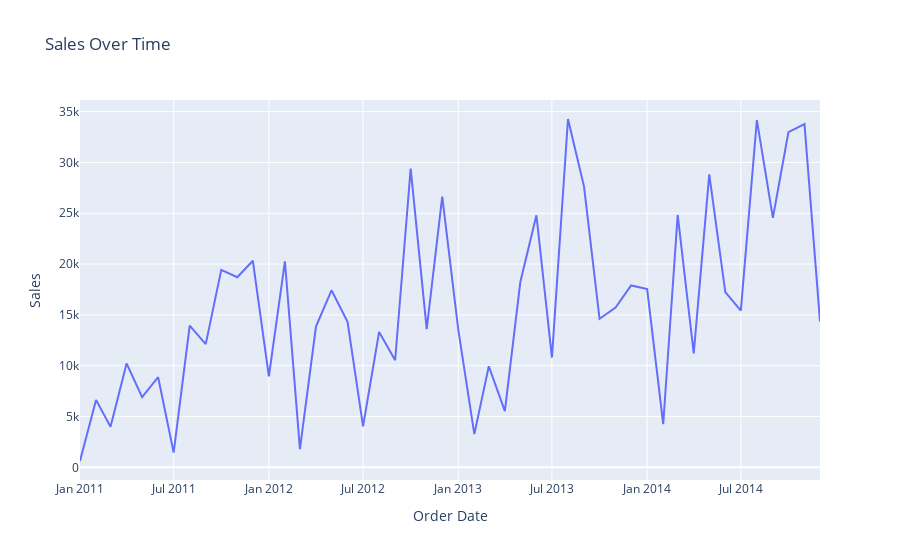
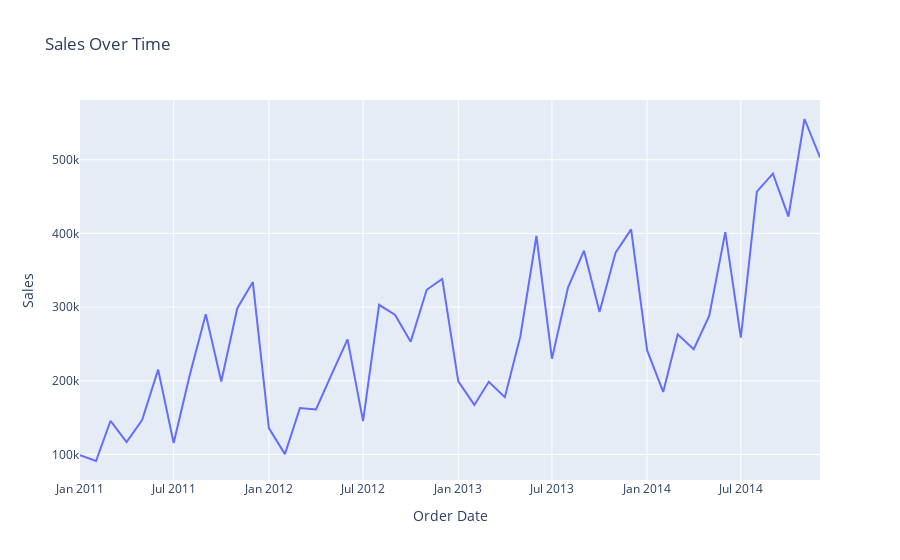

Notebook source saved alongside these figures, in order:
### Code cell
# Function to update KPIs and visualizations based on selected region
def update_dashboard(region):
    if region != 'All':
        filtered_df = df[df['Region'] == region]
    else:
        filtered_df = df

    # Display KPIs
    display_kpis(filtered_df)

    # Sales by Category
    category_sales = filtered_df.groupby('Category')['Sales'].sum().reset_index()
    fig_category = px.bar(category_sales, x='Category', y='Sales', title='Sales by Category')
    fig_category.show()

    # Sales over Time
    sales_over_time = filtered_df.groupby(filtered_df['Order Date'].dt.to_period('M'))['Sales'].sum().reset_index()
    sales_over_time['Order Date'] = sales_over_time['Order Date'].dt.to_timestamp()
    
    fig_time = px.line(sales_over_time, x='Order Date', y='Sales', title='Sales Over Time')
    fig_time.show()

    # Scatter Plot for Sales by Country
    fig_map = px.scatter_geo(filtered_df, 
                             locations="Country", 
                             size="Sales", 
                             hover_name="City",
                             title='Sales by Country',
                             projection="natural earth")
    fig_map.show()

# Display the dropdown and link it to the update function
widgets.interactive(update_dashboard, region=region_dropdown)

### Figure 1 — Plotly figure (JSON) as saved in the notebook; plotly's stock layout.template omitted (floating-point values rounded to 4 significant figures)
{"data": [{"hovertemplate": "Order Date=%{x}<br>Sales=%{y}<extra></extra>", "legendgroup": "", "line": {"color": "#636efa", "dash": "solid"}, "marker": {"symbol": "circle"}, "mode": "lines", "name": "", "orientation": "v", "showlegend": false, "type": "scatter", "x": ["2011-01-01T00:00:00", "2011-02-01T00:00:00", "2011-03-01T00:00:00", "2011-04-01T00:00:00", "2011-05-01T00:00:00", "2011-06-01T00:00:00", "2011-07-01T00:00:00", "2011-08-01T00:00:00", "2011-09-01T00:00:00", "2011-10-01T00:00:00", "2011-11-01T00:00:00", "2011-12-01T00:00:00", "2012-01-01T00:00:00", "2012-02-01T00:00:00", "2012-03-01T00:00:00", "2012-04-01T00:00:00", "2012-05-01T00:00:00", "2012-06-01T00:00:00", "2012-07-01T00:00:00", "2012-08-01T00:00:00", "2012-09-01T00:00:00", "2012-10-01T00:00:00", "2012-11-01T00:00:00", "2012-12-01T00:00:00", "2013-01-01T00:00:00", "2013-02-01T00:00:00", "2013-03-01T00:00:00", "2013-04-01T00:00:00", "2013-05-01T00:00:00", "2013-06-01T00:00:00", "2013-07-01T00:00:00", "2013-08-01T00:00:00", "2013-09-01T00:00:00", "2013-10-01T00:00:00", "2013-11-01T00:00:00", "2013-12-01T00:00:00", "2014-01-01T00:00:00", "2014-02-01T00:00:00", "2014-03-01T00:00:00", "2014-04-01T00:00:00", "2014-05-01T00:00:00", "2014-06-01T00:00:00", "2014-07-01T00:00:00", "2014-08-01T00:00:00", "2014-09-01T00:00:00", "2014-10-01T00:00:00", "2014-11-01T00:00:00", "2014-12-01T00:00:00"], "xaxis": "x", "y": [622.7, 6635.0, 3993.0, 10230.0, 6902.0, 8867.0, 1450.0, 13950.0, 12120.0, 19430.0, 18710.0, 20330.0, 8954.0, 20270.0, 1793.0, 13850.0, 17420.0, 14320.0, 4029.0, 13310.0, 10540.0, 29400.0, 13590.0, 26650.0, 13540.0, 3267.0, 9950.0, 5525.0, 18270.0, 24810.0, 10800.0, 34280.0, 27630.0, 14620.0, 15730.0, 17900.0, 17540.0, 4241.0, 24830.0, 11210.0, 28820.0, 17240.0, 15420.0, 34170.0, 24560.0, 32990.0, 33770.0, 14360.0], "yaxis": "y"}], "layout": {"legend": {"tracegroupgap": 0}, "title": {"text": "Sales Over Time"}, "xaxis": {"anchor": "y", "domain": [0, 1], "title": {"text": "Order Date"}}, "yaxis": {"anchor": "x", "domain": [0, 1], "title": {"text": "Sales"}}}}

### Figure 2 — Plotly figure (JSON) as saved in the notebook; plotly's stock layout.template omitted (floating-point values rounded to 4 significant figures)
{"data": [{"hovertemplate": "Order Date=%{x}<br>Sales=%{y}<extra></extra>", "legendgroup": "", "line": {"color": "#636efa", "dash": "solid"}, "marker": {"symbol": "circle"}, "mode": "lines", "name": "", "orientation": "v", "showlegend": false, "type": "scatter", "x": ["2011-01-01T00:00:00", "2011-02-01T00:00:00", "2011-03-01T00:00:00", "2011-04-01T00:00:00", "2011-05-01T00:00:00", "2011-06-01T00:00:00", "2011-07-01T00:00:00", "2011-08-01T00:00:00", "2011-09-01T00:00:00", "2011-10-01T00:00:00", "2011-11-01T00:00:00", "2011-12-01T00:00:00", "2012-01-01T00:00:00", "2012-02-01T00:00:00", "2012-03-01T00:00:00", "2012-04-01T00:00:00", "2012-05-01T00:00:00", "2012-06-01T00:00:00", "2012-07-01T00:00:00", "2012-08-01T00:00:00", "2012-09-01T00:00:00", "2012-10-01T00:00:00", "2012-11-01T00:00:00", "2012-12-01T00:00:00", "2013-01-01T00:00:00", "2013-02-01T00:00:00", "2013-03-01T00:00:00", "2013-04-01T00:00:00", "2013-05-01T00:00:00", "2013-06-01T00:00:00", "2013-07-01T00:00:00", "2013-08-01T00:00:00", "2013-09-01T00:00:00", "2013-10-01T00:00:00", "2013-11-01T00:00:00", "2013-12-01T00:00:00", "2014-01-01T00:00:00", "2014-02-01T00:00:00", "2014-03-01T00:00:00", "2014-04-01T00:00:00", "2014-05-01T00:00:00", "2014-06-01T00:00:00", "2014-07-01T00:00:00", "2014-08-01T00:00:00", "2014-09-01T00:00:00", "2014-10-01T00:00:00", "2014-11-01T00:00:00", "2014-12-01T00:00:00"], "xaxis": "x", "y": [98900.0, 91150.0, 145700.0, 116900.0, 146700.0, 215200.0, 115500.0, 207600.0, 290200.0, 199100.0, 298500.0, 333900.0, 135800.0, 100500.0, 163100.0, 161100.0, 208400.0, 256200.0, 145200.0, 303100.0, 289400.0, 252900.0, 323500.0, 338300.0, 199200.0, 167200.0, 198600.0, 177800.0, 260500.0, 396500.0, 229900.0, 326500.0, 376600.0, 293400.0, 374000.0, 405500.0, 241300.0, 184800.0, 263100.0, 242800.0, 288400.0, 401800.0, 258700.0, 456600.0, 481200.0, 422800.0, 555300.0, 503100.0], "yaxis": "y"}], "layout": {"legend": {"tracegroupgap": 0}, "title": {"text": "Sales Over Time"}, "xaxis": {"anchor": "y", "domain": [0, 1], "title": {"text": "Order Date"}}, "yaxis": {"anchor": "x", "domain": [0, 1], "title": {"text": "Sales"}}}}
